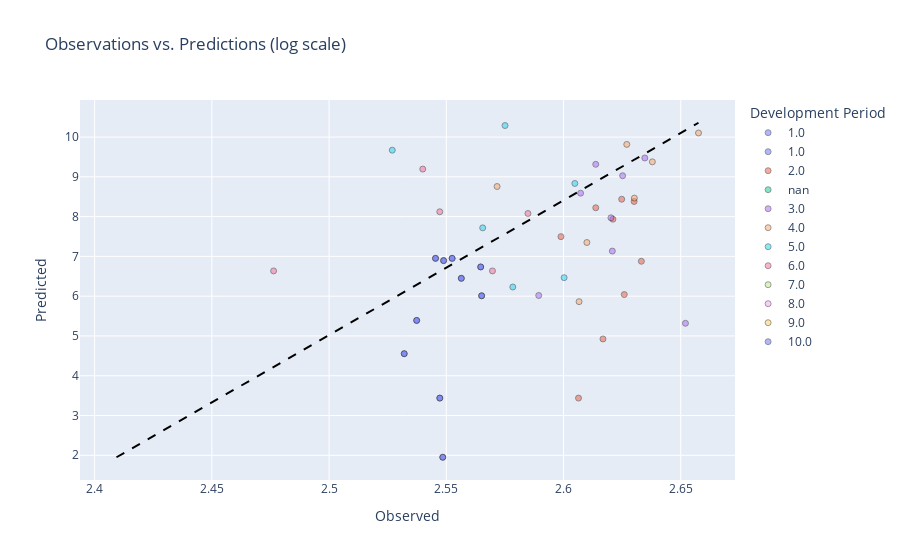

Notebook source saved alongside this figure:
### Code cell
r.icrfs.plot.obs_pred(log=True, color='dev')

### Figure 1 — Plotly figure (JSON) as saved in the notebook; plotly's stock layout.template omitted (floating-point values rounded to 4 significant figures)
{"data": [{"customdata": [[2001, "1.0", 1], [2002, "1.0", 2], [2003, "1.0", 3], [2004, "1.0", 4], [2005, "1.0", 5], [2006, "1.0", 6], [2007, "1.0", 7], [2008, "1.0", 8], [2009, "1.0", 9], [2010, "1.0", 10]], "hovertemplate": "Development Period=%{customdata[1]}<br>Observed=%{x}<br>Predicted=%{y}<br>Accident Period=%{customdata[0]}<br>Calendar Period=%{customdata[2]}<extra></extra>", "legendgroup": "1.0", "marker": {"color": "#636efa", "line": {"color": "black", "width": 0.75}, "opacity": 0.5, "symbol": "circle"}, "mode": "markers", "name": "1.0", "orientation": "v", "showlegend": true, "type": "scatter", "x": [2.548, 2.547, 2.532, 2.537, 2.565, 2.556, 2.565, 2.549, 2.553, 2.545], "xaxis": "x", "y": [1.951, 3.438, 4.554, 5.39, 6.01, 6.448, 6.735, 6.894, 6.95, 6.95], "yaxis": "y"}, {"customdata": [[2001, "2.0", 2], [2002, "2.0", 3], [2003, "2.0", 4], [2004, "2.0", 5], [2005, "2.0", 6], [2006, "2.0", 7], [2007, "2.0", 8], [2008, "2.0", 9], [2009, "2.0", 10]], "hovertemplate": "Development Period=%{customdata[1]}<br>Observed=%{x}<br>Predicted=%{y}<br>Accident Period=%{customdata[0]}<br>Calendar Period=%{customdata[2]}<extra></extra>", "legendgroup": "2.0", "marker": {"color": "#EF553B", "line": {"color": "black", "width": 0.75}, "opacity": 0.5, "symbol": "circle"}, "mode": "markers", "name": "2.0", "orientation": "v", "showlegend": true, "type": "scatter", "x": [2.606, 2.617, 2.626, 2.633, 2.599, 2.621, 2.614, 2.63, 2.625], "xaxis": "x", "y": [3.438, 4.925, 6.041, 6.877, 7.497, 7.935, 8.222, 8.381, 8.437], "yaxis": "y"}, {"customdata": [[null, "nan", null], [null, "nan", null], [null, "nan", null], [null, "nan", null], [null, "nan", null], [null, "nan", null], [null, "nan", null], [null, "nan", null], [null, "nan", null], [null, "nan", null]], "hovertemplate": "Development Period=%{customdata[1]}<br>Observed=%{x}<br>Predicted=%{y}<br>Accident Period=%{customdata[0]}<br>Calendar Period=%{customdata[2]}<extra></extra>", "legendgroup": "nan", "marker": {"color": "#00cc96", "line": {"color": "black", "width": 0.75}, "opacity": 0.5, "symbol": "circle"}, "mode": "markers", "name": "nan", "orientation": "v", "showlegend": true, "type": "scatter", "x": [null, null, null, null, null, null, null, null, null, null], "xaxis": "x", "y": [4.531, 6.805, 7.921, 9.302, 9.921, 10.36, 7.953, 9.069, 9.905, 6.592], "yaxis": "y"}, {"customdata": [[2001, "3.0", 3], [2002, "3.0", 4], [2003, "3.0", 5], [2004, "3.0", 6], [2005, "3.0", 7], [2006, "3.0", 8], [2007, "3.0", 9], [2008, "3.0", 10]], "hovertemplate": "Development Period=%{customdata[1]}<br>Observed=%{x}<br>Predicted=%{y}<br>Accident Period=%{customdata[0]}<br>Calendar Period=%{customdata[2]}<extra></extra>", "legendgroup": "3.0", "marker": {"color": "#ab63fa", "line": {"color": "black", "width": 0.75}, "opacity": 0.5, "symbol": "circle"}, "mode": "markers", "name": "3.0", "orientation": "v", "showlegend": true, "type": "scatter", "x": [2.589, 2.621, 2.62, 2.607, 2.625, 2.614, 2.635, 2.652], "xaxis": "x", "y": [6.017, 7.134, 7.97, 8.589, 9.028, 9.315, 9.474, 5.318], "yaxis": "y"}, {"customdata": [[2001, "4.0", 4], [2002, "4.0", 5], [2003, "4.0", 6], [2004, "4.0", 7], [2005, "4.0", 8], [2006, "4.0", 9], [2007, "4.0", 10]], "hovertemplate": "Development Period=%{customdata[1]}<br>Observed=%{x}<br>Predicted=%{y}<br>Accident Period=%{customdata[0]}<br>Calendar Period=%{customdata[2]}<extra></extra>", "legendgroup": "4.0", "marker": {"color": "#FFA15A", "line": {"color": "black", "width": 0.75}, "opacity": 0.5, "symbol": "circle"}, "mode": "markers", "name": "4.0", "orientation": "v", "showlegend": true, "type": "scatter", "x": [2.572, 2.638, 2.627, 2.658, 2.607, 2.61, 2.63], "xaxis": "x", "y": [8.757, 9.377, 9.815, 10.1, 5.862, 7.349, 8.465], "yaxis": "y"}, {"customdata": [[2001, "5.0", 5], [2002, "5.0", 6], [2003, "5.0", 7], [2004, "5.0", 8], [2005, "5.0", 9], [2006, "5.0", 10]], "hovertemplate": "Development Period=%{customdata[1]}<br>Observed=%{x}<br>Predicted=%{y}<br>Accident Period=%{customdata[0]}<br>Calendar Period=%{customdata[2]}<extra></extra>", "legendgroup": "5.0", "marker": {"color": "#19d3f3", "line": {"color": "black", "width": 0.75}, "opacity": 0.5, "symbol": "circle"}, "mode": "markers", "name": "5.0", "orientation": "v", "showlegend": true, "type": "scatter", "x": [2.578, 2.566, 2.605, 2.527, 2.575, 2.6], "xaxis": "x", "y": [6.231, 7.718, 8.834, 9.67, 10.29, 6.466], "yaxis": "y"}, {"customdata": [[2001, "6.0", 6], [2002, "6.0", 7], [2003, "6.0", 8], [2004, "6.0", 9], [2005, "6.0", 10]], "hovertemplate": "Development Period=%{customdata[1]}<br>Observed=%{x}<br>Predicted=%{y}<br>Accident Period=%{customdata[0]}<br>Calendar Period=%{customdata[2]}<extra></extra>", "legendgroup": "6.0", "marker": {"color": "#FF6692", "line": {"color": "black", "width": 0.75}, "opacity": 0.5, "symbol": "circle"}, "mode": "markers", "name": "6.0", "orientation": "v", "showlegend": true, "type": "scatter", "x": [2.585, 2.54, 2.476, 2.547, 2.57], "xaxis": "x", "y": [8.079, 9.195, 6.635, 8.122, 6.635], "yaxis": "y"}, {"customdata": [[2001, "7.0", 7], [2002, "7.0", 8], [2003, "7.0", 9], [2004, "7.0", 10]], "hovertemplate": "Development Period=%{customdata[1]}<br>Observed=%{x}<br>Predicted=%{y}<br>Accident Period=%{customdata[0]}<br>Calendar Period=%{customdata[2]}<extra></extra>", "legendgroup": "7.0", "marker": {"color": "#B6E880", "line": {"color": "black", "width": 0.75}, "opacity": 0.5, "symbol": "circle"}, "mode": "markers", "name": "7.0", "orientation": "v", "showlegend": true, "type": "scatter", "x": [2.476, 2.578, 2.574, 2.504], "xaxis": "x", "y": [null, null, null, null], "yaxis": "y"}, {"customdata": [[2001, "8.0", 8], [2002, "8.0", 9], [2003, "8.0", 10]], "hovertemplate": "Development Period=%{customdata[1]}<br>Observed=%{x}<br>Predicted=%{y}<br>Accident Period=%{customdata[0]}<br>Calendar Period=%{customdata[2]}<extra></extra>", "legendgroup": "8.0", "marker": {"color": "#FF97FF", "line": {"color": "black", "width": 0.75}, "opacity": 0.5, "symbol": "circle"}, "mode": "markers", "name": "8.0", "orientation": "v", "showlegend": true, "type": "scatter", "x": [2.472, 2.525, 2.529], "xaxis": "x", "y": [null, null, null], "yaxis": "y"}, {"customdata": [[2001, "9.0", 9], [2002, "9.0", 10]], "hovertemplate": "Development Period=%{customdata[1]}<br>Observed=%{x}<br>Predicted=%{y}<br>Accident Period=%{customdata[0]}<br>Calendar Period=%{customdata[2]}<extra></extra>", "legendgroup": "9.0", "marker": {"color": "#FECB52", "line": {"color": "black", "width": 0.75}, "opacity": 0.5, "symbol": "circle"}, "mode": "markers", "name": "9.0", "orientation": "v", "showlegend": true, "type": "scatter", "x": [2.512, 2.562], "xaxis": "x", "y": [null, null], "yaxis": "y"}, {"customdata": [[2001, "10.0", 10]], "hovertemplate": "Development Period=%{customdata[1]}<br>Observed=%{x}<br>Predicted=%{y}<br>Accident Period=%{customdata[0]}<br>Calendar Period=%{customdata[2]}<extra></extra>", "legendgroup": "10.0", "marker": {"color": "#636efa", "line": {"color": "black", "width": 0.75}, "opacity": 0.5, "symbol": "circle"}, "mode": "markers", "name": "10.0", "orientation": "v", "showlegend": true, "type": "scatter", "x": [2.409], "xaxis": "x", "y": [null], "yaxis": "y"}, {"customdata": [[2001, "1.0", 1], [2002, "1.0", 2], [2003, "1.0", 3], [2004, "1.0", 4], [2005, "1.0", 5], [2006, "1.0", 6], [2007, "1.0", 7], [2008, "1.0", 8], [2009, "1.0", 9], [2010, "1.0", 10]], "hovertemplate": "Development Period=%{customdata[1]}<br>Observed=%{x}<br>Predicted=%{y}<br>Accident Period=%{customdata[0]}<br>Calendar Period=%{customdata[2]}<extra></extra>", "legendgroup": "1.0", "marker": {"color": "#636efa", "line": {"color": "black", "width": 0.75}, "opacity": 0.5, "symbol": "circle"}, "mode": "markers", "name": "1.0", "orientation": "v", "showlegend": true, "type": "scatter", "x": [2.548, 2.547, 2.532, 2.537, 2.565, 2.556, 2.565, 2.549, 2.553, 2.545], "xaxis": "x", "y": [1.951, 3.438, 4.554, 5.39, 6.01, 6.448, 6.735, 6.894, 6.95, 6.95], "yaxis": "y"}], "layout": {"legend": {"title": {"text": "Development Period"}, "tracegroupgap": 0}, "shapes": [{"line": {"color": "black", "dash": "dash"}, "type": "line", "x0": 2.409, "x1": 2.658, "y0": 1.951, "y1": 10.36}], "title": {"text": "Observations vs. Predictions (log scale)"}, "xaxis": {"anchor": "y", "domain": [0, 1], "title": {"text": "Observed"}}, "yaxis": {"anchor": "x", "domain": [0, 1], "title": {"text": "Predicted"}}}}
